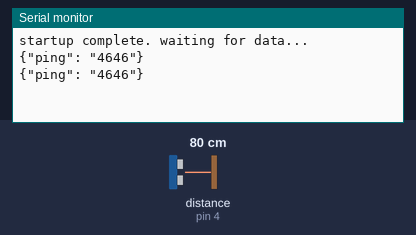
This sketch was run on a simulated Arduino Uno, built with avr-gcc and run on an emulated ATmega328P. Parts: the last lines printed to the serial monitor. Wiring (inferred from the names in the program): ultrasonic range finder: trigger pin 4; echo pin 4. The test bench sets the inputs (shaded band); at power-on: distance to the obstacle (sensor on pin 4) 80 cm. The echo pulse lasts 58.3 µs per cm.

Above: at 1.8 s.
1.9 s: distance to the obstacle (sensor on pin 4) set to 2 cm
At 2.9 s:
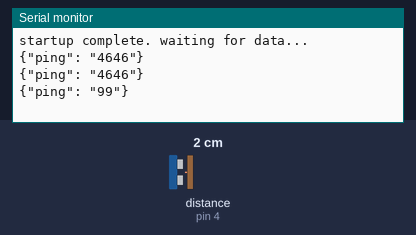
3.4 s: distance to the obstacle (sensor on pin 4) set to 4 cm
At 4.8 s:
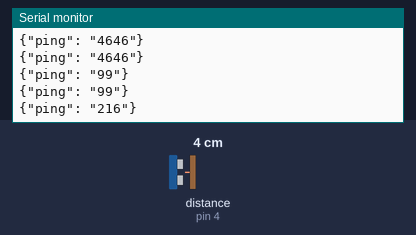
Timing chart, 0 to 6.4 s (numbered marks = the images above; inputs shaded):
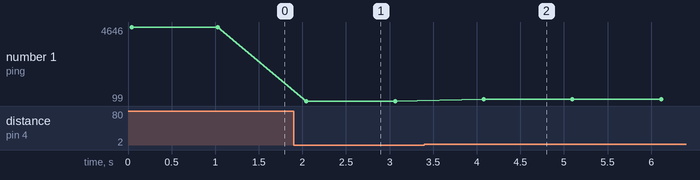

Measured:
- after the input at 1.9 s, the serial monitor: prints a new line after 0.15 s (image 1)
- after the input at 3.4 s, the serial monitor: prints a new line after 0.68 s (image 2)
- plotted number 1: 4646 → 99 after the input at 1.9 s, 99 → 215 after the input at 3.4 s

The sketch:

sensor.ino
```cpp
/*
  sends ping output to xbee

  The circuit:
  * RX is digital pin 2 (connect to TX of XBee)
  * TX is digital pin 3 (connect to RX of XBee)
  * PING is digital pin 7

*/
#include <SoftwareSerial.h>

int XBEE_RX = 2;
int XBEE_TX = 3;
int PING = 4;

SoftwareSerial xbee(XBEE_RX, XBEE_TX);

void setup()  {
   Serial.println( "starting arduino sensors..." );
   Serial.begin(9600);
   xbee.begin( 9600 );
   Serial.println( "startup complete. waiting for data..." );
}

void loop()  {
  // establish variables for duration of the ping,
  // and the distance result in inches and centimeters:
  long duration, inches, cm;

  // The PING))) is triggered by a HIGH pulse of 2 or more microseconds.
  // Give a short LOW pulse beforehand to ensure a clean HIGH pulse:
  pinMode(PING, OUTPUT);
  digitalWrite(PING, LOW);
  delayMicroseconds(2);
  digitalWrite(PING, HIGH);
  delayMicroseconds(5);
  digitalWrite(PING, LOW);

  // The same pin is used to read the signal from the PING))): a HIGH
  // pulse whose duration is the time (in microseconds) from the sending
  // of the ping to the reception of its echo off of an object.
  pinMode(PING, INPUT);
  duration = pulseIn(PING, HIGH);

  String outPacket = "{\"ping\": \"" + String(duration) + "\"}";

  // send the message
  Serial.println(outPacket);
  xbee.print( outPacket );

  delay( 1000 );
}
```
